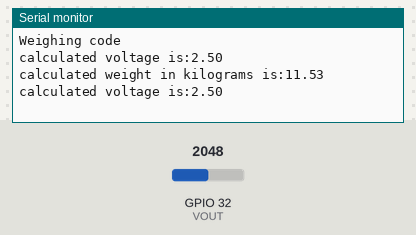
A sketch run on a simulated ESP32. Shown: the last lines printed to the serial monitor. Inputs (shaded band) come from the test bench; at power-on: GPIO 32 (VOUT) = 2048.

Above: at 4.1 s.
4.2 s: GPIO 32 (VOUT) set to 2866
At 6.51 s:
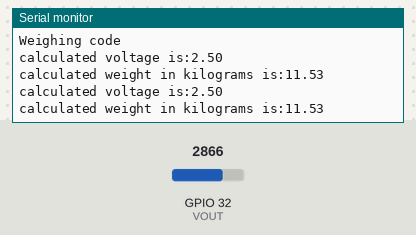
8.4 s: GPIO 32 (VOUT) set to 3603
At 10.6 s:
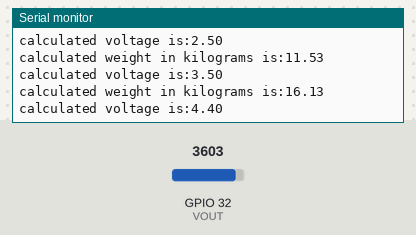
Timing chart, 0 to 12.1 s (numbered marks = the images above; inputs shaded):
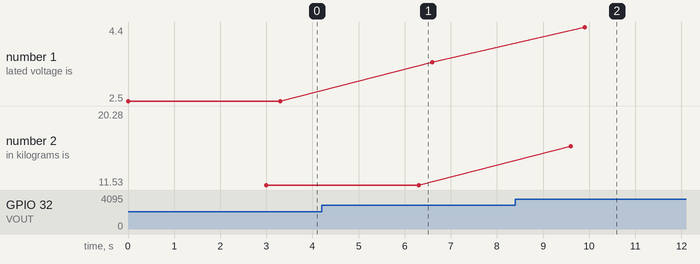

Measured:
- after the input at 8.4 s, the serial monitor: prints a new line after 1.5 s (image 2)
- plotted number 1: 2.5 → 3.5 after the input at 4.2 s, 3.5 → 4.4 after the input at 8.4 s
- plotted number 2: 11.53 → 20.28 after the input at 8.4 s

The sketch:

Calibration.ino
```cpp
/**
 * Central class that operates the dispenser's data, sensors and actuators.
 *
 * Relies on the tacuna systems knowledge base:
 https://tacunasystems.com/knowledge-base/load-cell-faq/
 *
 *
 */

const float offset = 4.1056; // offset for the load cell to indicate 0 load at 2.5 V
const float vpp = 0.00122070312; // 5V/4096 for ADC conversion
const float totalLoad = 22.68; // maximum load capacity 12.5 pounds
const float a = 1100; // Amplifier Gain
const float s = 0.0008998; // load cell sensitivity
const float ve = 4.97; //Excitation voltage
float points;
float voltage;
float load;
float numerator; // numerator of load calculation
float voutmax; // denominator of load calculation

#define VOUT  32

void setup() {

  Serial.begin(9600);
  Serial.println("Weighing code");

}

void loop() {
  calculatevoltage();
  calculateweight();
}

float calculatevoltage(){

  points = analogRead(VOUT);
  voltage = (points * vpp) ;
  Serial.print("calculated voltage is:");
  Serial.println(voltage);

  delay(3000);
}

void calculateweight(){
  numerator = totalLoad * (voltage);
  voutmax = s * a * ve;              // raw output voltage to its maximum rated capacity
  load = numerator/voutmax ; // weight in kgs

 if(load >= 0 && load <= 0.05 )
 {
    load = 0;
 }
  Serial.print("calculated weight in kilograms is:");
  Serial.println(load);

  delay(300);
}
```
